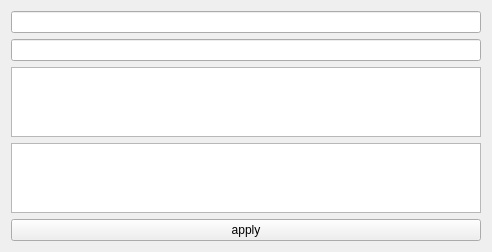
<?xml version="1.0" encoding="UTF-8"?>
<ui version="4.0">
 <class>Form</class>
 <widget class="QWidget" name="Form">
  <property name="geometry">
   <rect>
    <x>0</x>
    <y>0</y>
    <width>492</width>
    <height>247</height>
   </rect>
  </property>
  <property name="windowTitle">
   <string>Form</string>
  </property>
  <layout class="QVBoxLayout" name="verticalLayout_2">
   <item>
    <widget class="QLineEdit" name="lineEdit_2"/>
   </item>
   <item>
    <widget class="QLineEdit" name="lineEdit"/>
   </item>
   <item>
    <widget class="QTextEdit" name="textEdit"/>
   </item>
   <item>
    <widget class="QPlainTextEdit" name="plainTextEdit"/>
   </item>
   <item>
    <widget class="QPushButton" name="pb_apply">
     <property name="sizePolicy">
      <sizepolicy hsizetype="Expanding" vsizetype="Expanding">
       <horstretch>0</horstretch>
       <verstretch>0</verstretch>
      </sizepolicy>
     </property>
     <property name="text">
      <string>apply</string>
     </property>
    </widget>
   </item>
  </layout>
 </widget>
 <tabstops>
  <tabstop>pb_apply</tabstop>
 </tabstops>
 <resources/>
 <connections/>
</ui>
